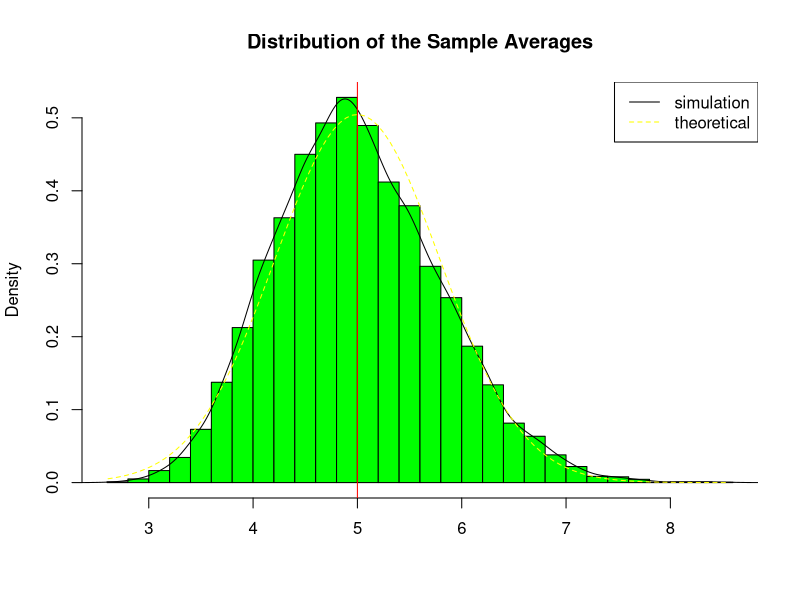
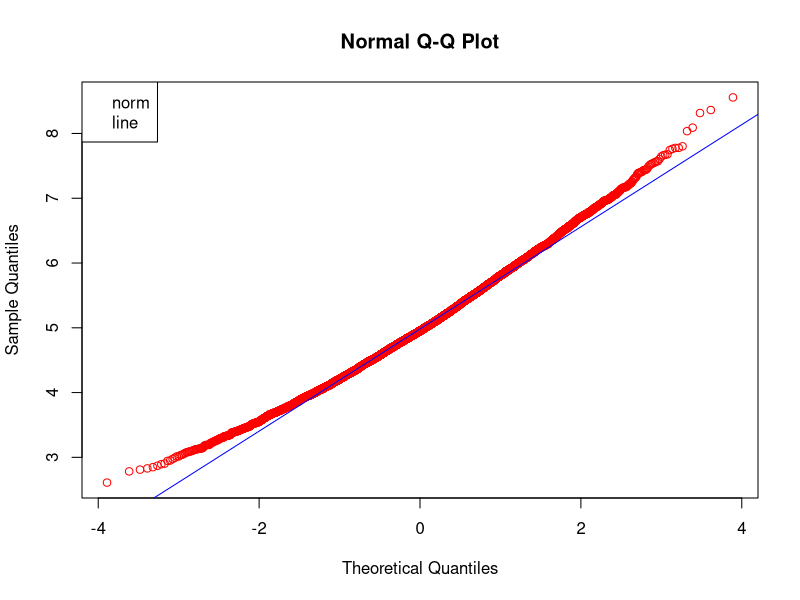

These figures' R source, in order:
## ---- chunk 1
# load the packages knitr and ggplot2
library(knitr) 
library(ggplot2)
## ---- chunk 2
# Set the global options
lambda = 0.2         
n = 40  # number of exponential random variables
nsims = 1: 10000  # number of simulated averages
set.seed(901)
means <- data.frame( x=sapply( nsims,
                               function(x) {
                                 mean(rexp(n,lambda) ) } ) )
head(means)
## ---- chunk 3
# Analysis

# Center of the distribution of sample means
mean <- round(mean(means$x), 3)

# Standard deviation of sample means
sd <- round(sd(means$x), 3)

# Expected standard deviation
E <- round((1/lambda)/(sqrt(40)), 3) 

# Variance of our simulations
var <- round(var(means$x), 3)

# Expected variance
E2 <- round(E ^ 2, 3)

# Center of the distribution of sample means
hmeans <- round(rowMeans(means), 3)
## ---- chunk 4
hist(hmeans, col = 'green', breaks = 40, 
     prob = TRUE, main = "Distribution of the Sample Averages",
     xlab = "")
    
# density of the sample averages
lines( density(hmeans) )

# theoretical center of distribution    
abline(v = 1/lambda, col = "red")

# theoretical density of the averages of samples
xfit <- seq(min(hmeans), max(hmeans), length = 100)
yfit <- dnorm(xfit, mean = 1/lambda, sd = (1/lambda/sqrt(n)))
lines(xfit, yfit, pch = 19, col = "yellow", lty=2)
 
legend('topright', c("simulation", "theoretical"), 
       lty = c(1,2), col = c("black", "yellow"))
## ---- chunk 5
qqnorm(hmeans, col = I('red'))
qqline(hmeans, col = I('blue'))
legend('topleft', c("norm", "line"),
       col = c("red", "blue"))
